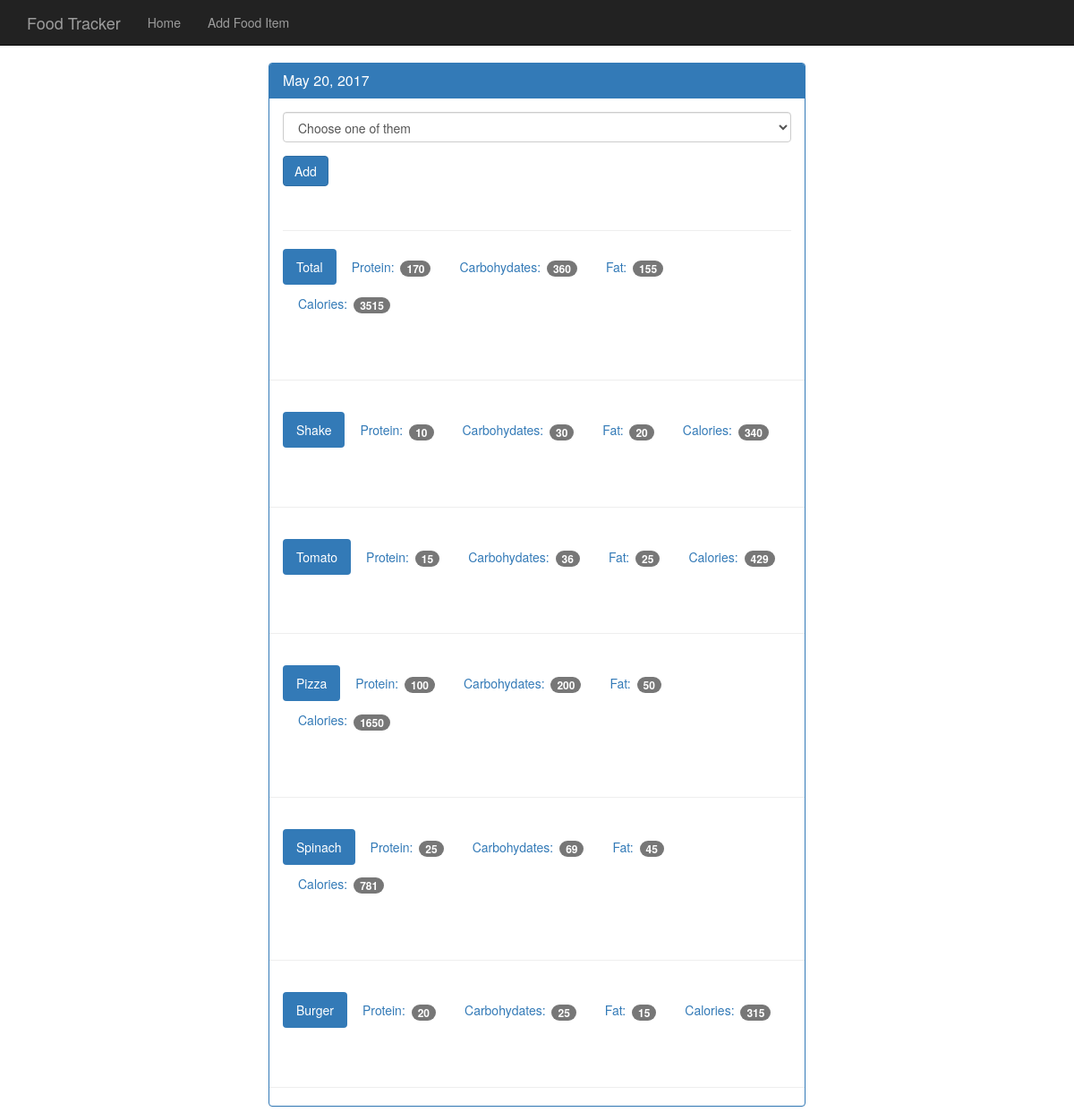
Page /view/20170520 on the committed database.
### tables this page shows
CREATE TABLE food (
	id integer primary key autoincrement,
	name text not null,
	protein integer not null,
	carbohydrates integer not null,
	fat integer not null,
	calories integer not null
);

### app.py (the view)
@app.route('/view/<date>', methods=['POST', 'GET'])	#this date will be like 20170826 #for viewing day, various ways for particular date.. by adding parameter or by using query string value...
def view(date):
	db=get_db()
	cur = db.execute('select id, entry_date from log_date\
	where entry_date = ?', [date])
	date_result= cur.fetchone() #will haveid as well as the entry date as result['id'], result['entry_date']
	if request.method=='POST':
		db.execute('insert into food_date (food_id, log_date_id) values (?, ?)', [request.form['food-select'], date_result['id']])
		db.commit()
	d=datetime.strptime(str(date_result['entry_date']), '%Y%m%d')
	pretty_date = datetime.strftime(d,'%B %d, %Y')
	food_cur = db.execute('select id, name from food')
	food_results=food_cur.fetchall()
	log_cur=db.execute('select food.name, food.protein, food.carbohydrates, food.fat, food.calories from log_date\
		join food_date on food_date.log_date_id=log_date.id\
		join food on food.id=food_date.food_id where entry_date = ?', [date])
	log_results=log_cur.fetchall()
	totals = {} #dictionary
	totals['protein'] = 0
	totals['carbohydrates'] = 0
	totals['fat'] = 0
	totals['calories'] = 0
	for food in log_results:
		totals['protein'] += food['protein'] #this means the result that we get though query is an array but the variable we take for loop make it individual dictionary..
		totals['carbohydrates'] += food['carbohydrates']
		totals['fat'] += food['fat']
		totals['calories'] += food['calories']
	return render_template('day.html', entry_date= date_result['entry_date'], pretty_date=pretty_date,\
		food_results=food_results, log_results=log_results, totals=totals)

### database.py (called while the page is built)
def connect_db():
	sql=sqlite3.connect('C:\Flask\Flask_main\Food_App\Food_log.db')
	sql.row_factory=sqlite3.Row
	return sql

def get_db():
	if not hasattr(g,'sqlite3'):
		g.sqlite_db=connect_db()
	return g.sqlite_db

### Templates/day.html (shortened to what this page needs)
{% extends 'base.html' %}
    {% block body %}
    <nav class="navbar navbar-inverse navbar-fixed-top">
      <div class="container">
        <div class="navbar-header">
          <a class="navbar-brand" href="{{ url_for('index') }}">Food Tracker</a>
        </div>
        <div id="navbar" class="navbar-collapse collapse">
          <ul class="nav navbar-nav">
            <li><a href="{{ url_for('index') }}">Home</a></li>
            <li><a href="{{ url_for('food') }}">Add Food Item</a></li>
          </ul>
        </div>
      </div>
    </nav>
    <div class="container theme-showcase col-sm-6 col-sm-offset-3" role="main">
      <div class="row">
        <div>
          <div class="panel panel-primary">
            <div class="panel-heading">
              <h3 class="panel-title">{{pretty_date}}</h3>
            </div>
            <div class="panel-body">
              <form method="POST" action="{{url_for('view', date=entry_date)}}">
                <div class="form-group">
                  <select class="form-control" name="food-select">
                  <option selected disabled>Choose one of them</option>
                  </select>
                </div>
                <button type="submit" class="btn btn-primary">Add</button>
              </form>
              <div class="page-header"></div>
              <ul class="nav nav-pills" role="tablist">
                <li class="active"><a>Total</a></li>
                <li><a>Protein: <span class="badge">{{ totals.protein }}</span></a></li>
                <li><a>Carbohydates: <span class="badge">{{ totals.carbohydrates }}</span></a></li>
                <li><a>Fat: <span class="badge">{{ totals.fat }}</span></a></li>
                <li><a>Calories: <span class="badge">{{ totals.calories }}</span></a></li>
              </ul>
            </div>
            <div class="page-header"></div>
            {% for food in log_results %}
            <div class="panel-body">
              <ul class="nav nav-pills" role="tablist">
                <li class="active"><a>{{ food.name }}</a></li>
                <li><a>Protein: <span class="badge">{{ food.protein }}</span></a></li>
                <li><a>Carbohydates: <span class="badge">{{ food.carbohydrates }}</span></a></li>
                <li><a>Fat: <span class="badge">{{ food.fat }}</span></a></li>
                <li><a>Calories: <span class="badge">{{ food.calories }}</span></a></li>
              </ul>
            </div>
            <div class="page-header"></div>
            {% endfor %}
          </div>
        </div>
      </div>
    </div>
{% endblock %}

### static/theme.css (style rules this page uses)
body { padding-top: 70px; padding-bottom: 30px; }

### rows in the picture
food: name "Shake", protein "10", carbohydrates "30", fat "20", calories "340"
food: name "Tomato", protein "15", carbohydrates "36", fat "25", calories "429"
food: name "Pizza", protein "100", carbohydrates "200", fat "50", calories "1650"
food: name "Spinach", protein "25", carbohydrates "69", fat "45", calories "781"
food: name "Burger", protein "20", carbohydrates "25", fat "15", calories "315"

### other values in the picture
{{ pretty_date }} "May 20, 2017"
{{ totals.protein }} "170"
{{ totals.carbohydrates }} "360"
{{ totals.fat }} "155"
{{ totals.calories }} "3515"
